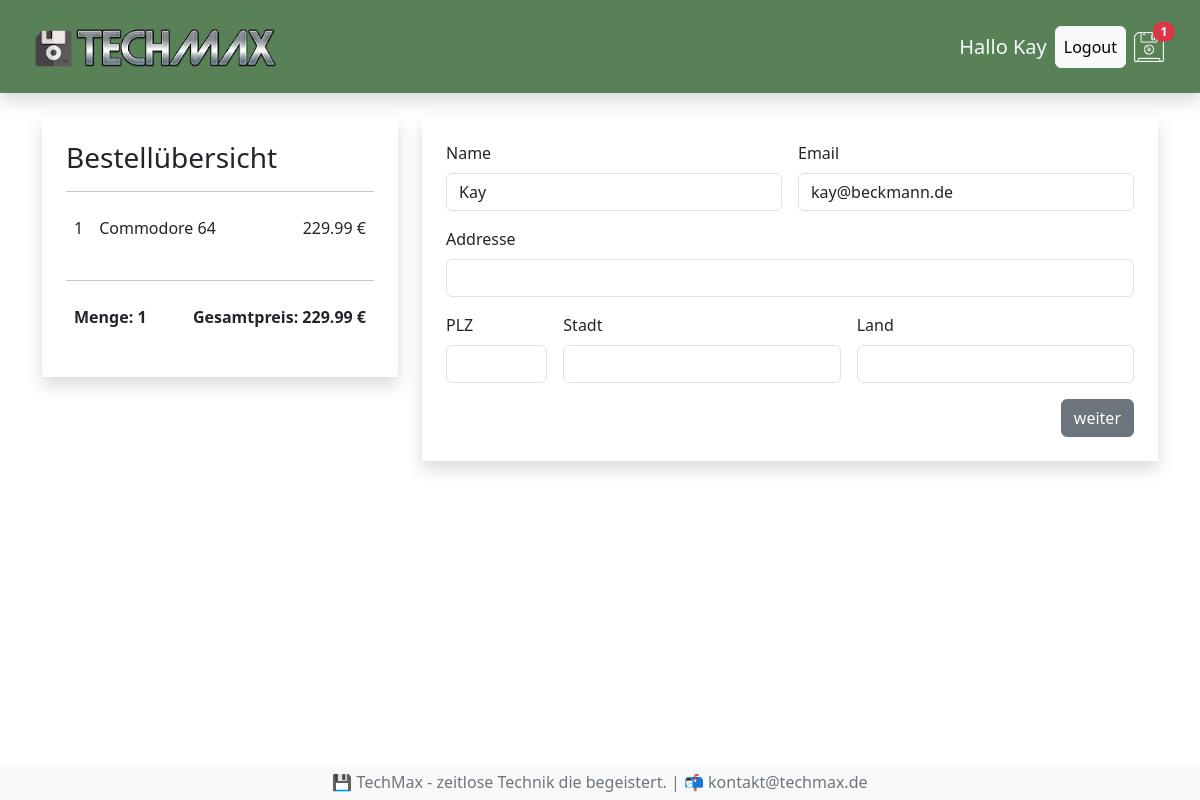
The app's page /kasse/ (signed in), older data.
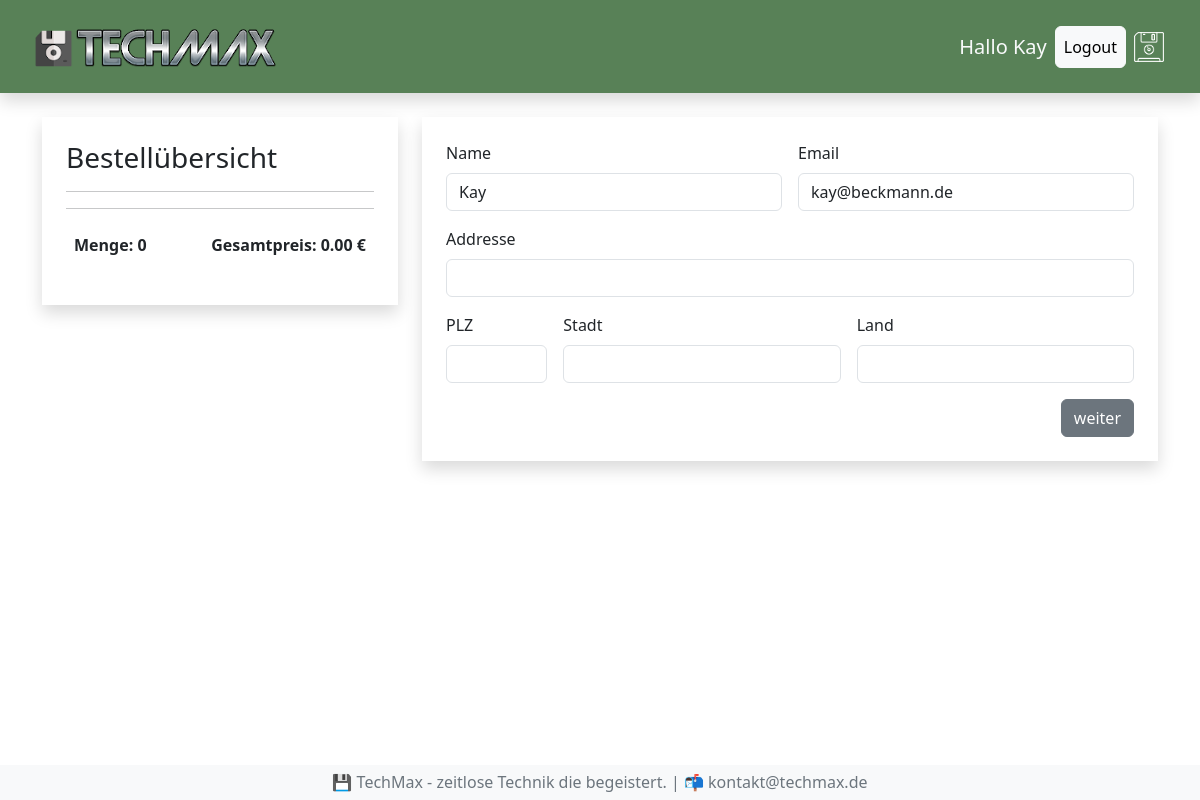
The same page, newer data.
### shop/models.py (models this page shows, shortened)
class Bestellung(models.Model):
  kunde = models.ForeignKey(Kunde, on_delete=models.SET_NULL, null=True, blank=True)
  bestelldatum = models.DateTimeField(auto_now_add=True)
  erledigt = models.BooleanField(default=False, null=True, blank=True)
  auftrags_id = models.CharField(max_length=100, null=True)
  @property
  def get_gesamtpreis(self):
    bestellteartikels = self.bestellteartikell_set.all()
    gesamtpreis = sum(artikel.get_summe for artikel in bestellteartikels)
    return gesamtpreis
  def get_gesamtmenge(self):
    bestellteartikels = self.bestellteartikell_set.all()
    gesamtmenge = sum(artikel.menge for artikel in bestellteartikels)
    return gesamtmenge

class BestellteArtikell(models.Model):
  artikel = models.ForeignKey(Artikel, on_delete=models.SET_NULL, null=True, blank=True)
  bestellung = models.ForeignKey(Bestellung, on_delete=models.SET_NULL, null=True, blank=True)
  menge = models.IntegerField(default=0, null=True, blank=True)
  datum = models.DateTimeField(auto_now_add=True)
  @property
  def get_summe(self):
    summe = self.artikel.preis * self.menge
    return summe

class Artikel(models.Model):
  name = models.CharField(max_length=64, null=True)
  beschreibung = models.TextField(null=True, blank=True)
  preis = models.DecimalField(max_digits=6, decimal_places=2)
  img = models.ImageField(null=True, blank=True)

### shop/views.py (the view)
# urls.py: path('kasse/', views.kasse, name='kasse'),
def kasse(request):
  ctx = berechnungBestellung(request)
  return render(request, 'shop/kasse.html', ctx)

### shop/context_processors.py (called while the page is built)
def warenkorb_anzahl(request):
  if request.user.is_authenticated:
    kunde = request.user.kunde
    bestellung, created = Bestellung.objects.get_or_create(kunde = kunde, erledigt = False)
    if bestellung:
      menge = bestellung.get_gesamtmenge
    else:
      menge = 0
  else:
    menge = 0
  return {'menge': menge}

### shop/views.py (called while the page is built)
def berechnungBestellung(request):
  if request.user.is_authenticated:
    kunde = request.user.kunde
    bestellung, created = Bestellung.objects.get_or_create(kunde = kunde, erledigt = False)
    artikels = bestellung.bestellteartikell_set.all()
  else:
    artikels = []
    bestellung = []
  ctx = {"artikels": artikels, "bestellung":bestellung}
  return ctx

### shop/templates/shop/kasse.html (shortened to what this page needs)
{% extends 'shop/index.html' %}
{% block content %}
    <div class="row mt-4">
        <div class="col-4">
            <div class="shadow p-4">
                <h3>Bestellübersicht</h3>
                <hr>
                {% for artikel in artikels %}
                <div class="d-flex">
                    <p class="p-2">{{artikel.menge}}</p>
                    <p class="me-auto p-2">{{artikel.artikel.name}}</p>
                    <p class="p-2">{{artikel.get_summe | floatformat:2}} €</p>
                </div>
                {% endfor %}
                <hr>
                <div class="d-flex">
                    <p class="me-auto fw-bold p-2">Menge: {{ bestellung.get_gesamtmenge }}</p>
                    <p class="fw-bold p-2">Gesamtpreis: {{ bestellung.get_gesamtpreis | floatformat:2 }} €</p>
                </div>
            </div>
        </div>
        <div class="col-8">
            <div class="shadow p-4">
                <form class="row g-3" id="formular">
                    <div class="col-md-6">
                      <label for="inputName" class="form-label">Name</label>
                      <input type="text" class="form-control" id="inputName" value={{request.user|title}} required>
                    </div>
                    <div class="col-md-6">
                        <label for="inputEmail" class="form-label">Email</label>
                        <input type="email" class="form-control" id="inputEmail" required placeholder="Email" value={{request.user.email}}>
                    </div>
                    <div class="col-12">
                      <label for="inputAddress" class="form-label">Addresse</label>
                      <input type="text" class="form-control" id="inputAdresse" required>
                    </div>
                    <div class="col-md-2">
                        <label for="inputPlz" class="form-label">PLZ</label>
                        <input type="text" class="form-control" id="inputPlz" required>
                      </div>
                    <div class="col-md-5">
                      <label for="inputStadt" class="form-label">Stadt</label>
                      <input type="text" class="form-control" id="inputStadt" required>
                    </div>
                    <div class="col-md-5">
                        <label for="inputLand" class="form-label">Land</label>
                        <input type="text" class="form-control" id="inputLand" required>
                      </div>
                    <div class="col-12 d-flex justify-content-end">
                      <button type="submit" id="formular-button" class="btn btn-secondary">weiter</button>
                    </div>
                  </form>
            </div>
        </div>
    </div>
{% endblock content %}

### shop/templates/shop/menu.html
{% load static %}
<nav class="navbar shadow sticky-top p-3 mb-4" style="background-color: #588157;">
  <div class="container-fluid">
    <a class="navbar-brand link-light" href="{% url 'shop' %}"><img src="{% static 'img/logo.png' %}" alt="TechMax"></a>
    <div class="d-flex align-items-center">
      {% if request.user.is_authenticated %}
        <h5 class="text-light m-2">Hallo {{request.user|title}}</h5>
        <a class="btn btn-light p-2" href="{% url 'logout' %}">Logout</a>
      {% else %}
        <a class="btn btn-light p-2" href="{% url 'login' %}">Login</a>
      {% endif %}
      <a class="nav-link p-2 link-light" href="{% url 'warenkorb' %}"><img src="{% static 'img/floppy.png' %}" alt="Warenkorb">
        {% if menge > 0 %}
        <span class="badge rounded-pill bg-danger position-absolute top-25 start-25 translate-middle">{{ menge }}</span>
        {% endif %}
      </a>
    </div>
  </div>
</nav>

Row changes from the older to the newer data that the page shows:
no longer on this page (row edited): Bestellung: id.menge "1", get_gesamtmenge "1", get_gesamtpreis "229.99"
no longer on this page (row edited): BestellteArtikell: menge "1", artikel.name "Commodore 64", get_summe "229.99"
added Bestellung: get_gesamtmenge "0", get_gesamtpreis "0.00"
